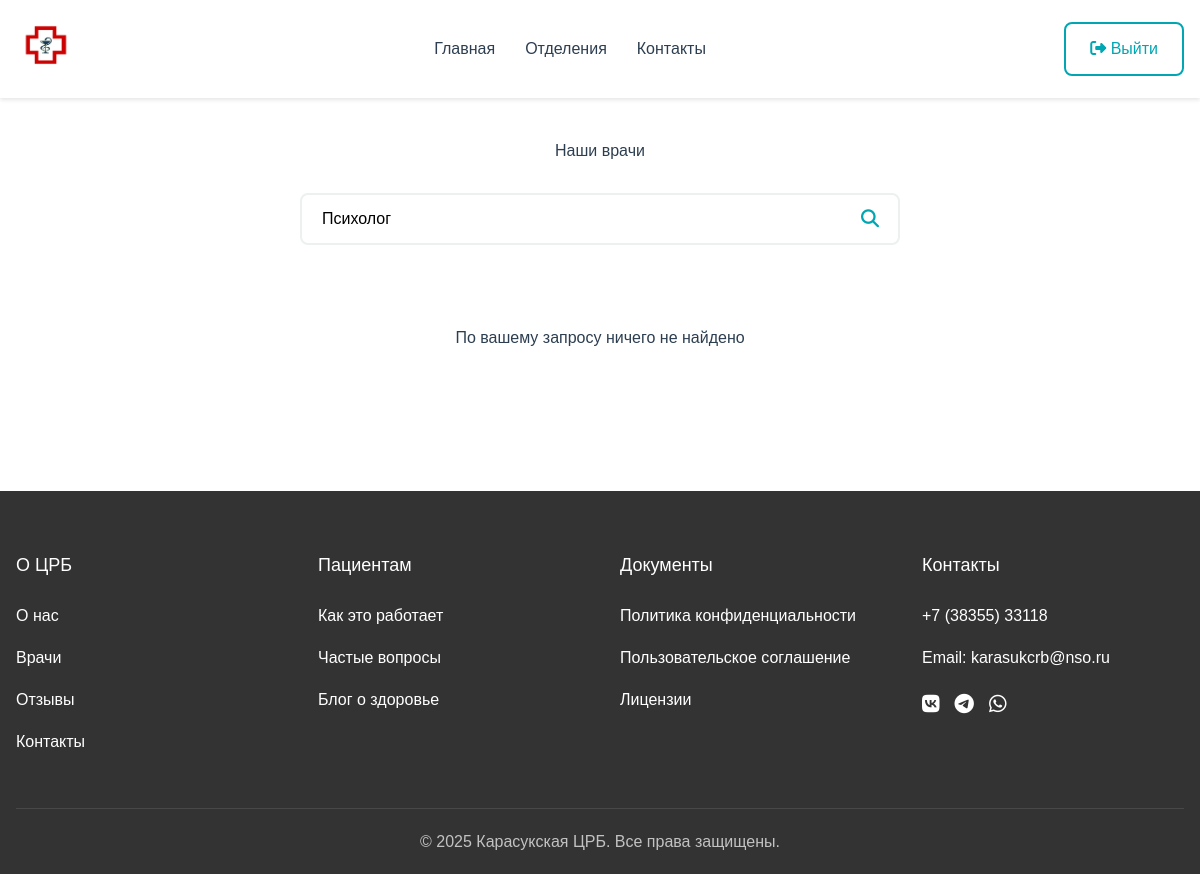
The page /doctors.php?search=Психолог on the database as committed earlier.
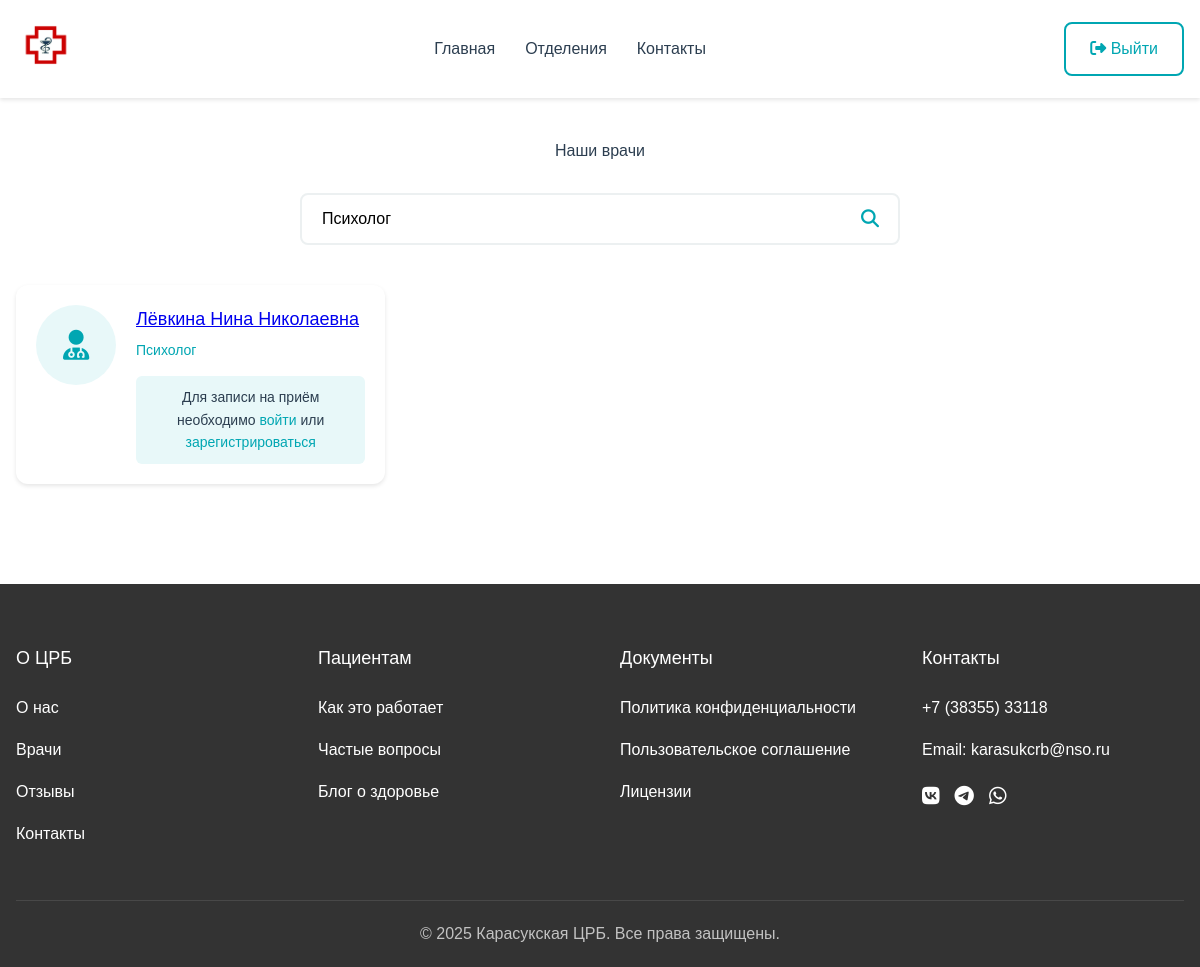
The same page on the database as committed later.
### tables this page shows
CREATE TABLE `users` (
  `id` int(11) NOT NULL,
  `name` varchar(256) NOT NULL,
  `surname` varchar(256) NOT NULL,
  `patronymic` varchar(256) DEFAULT NULL,
  `email` varchar(256) NOT NULL,
  `phone` varchar(256) NOT NULL,
  `password` varchar(256) NOT NULL,
  `agree` tinyint(1) NOT NULL DEFAULT 0,
  `api_token` varchar(256) DEFAULT NULL,
  `type` varchar(20) DEFAULT 'patient',
  `specialization` varchar(256) DEFAULT NULL,
  `created_at` timestamp NOT NULL DEFAULT current_timestamp()
);

### doctors.php (the view, shortened to what this page needs)
<?php
include_once('api/db.php');
$search = isset($_GET['search']) ? trim($_GET['search']) : '';
$sql = "
    SELECT id, name, surname, patronymic, specialization
    FROM users
    WHERE type = 'doctor'
";
if (!empty($search)) {
    $sql .= " AND (
        CONCAT(surname, ' ', name, ' ', COALESCE(patronymic, '')) LIKE ?
        OR specialization LIKE ?
    )";
}
$sql .= " ORDER BY surname, name";
$stmt = $db->prepare($sql);
if (!empty($search)) {
    $searchParam = "%{$search}%";
    $stmt->execute([$searchParam, $searchParam]);
} else {
    $stmt->execute();
}
$doctors = $stmt->fetchAll();
?>
<!DOCTYPE html>
<html lang="ru">
<head>
    <link rel="stylesheet" href="styles/settings.css">
    <link rel="stylesheet" href="styles/pages/doctors.css">
    <link rel="stylesheet" href="https://cdnjs.cloudflare.com/ajax/libs/font-awesome/6.5.1/css/all.min.css">
</head>
<body>
     <header class="header">
        <div class="container">
            <div class="header__wrapper">
                <div class="logo">
                    <a href="index.php">
                        <img src="img/logo2.png" alt="Логотип ЦРБ">
                    </a>
                </div>
                <nav class="main-nav">
                    <ul class="main-nav__list">
                        <li><a href="index.php">Главная</a></li>
                        <li><a href="departments.php">Отделения</a></li>
                        <li><a href="contacts.php">Контакты</a></li>
                    </ul>
                </nav>
                <div class="auth-buttons">
                    <a href="api/logout.php" class="btn btn--secondary">
                        <i class="fas fa-sign-out-alt"></i> Выйти
                    </a>
                </div>
            </div>
        </div>
    </header>
    <main class="container">
        <section class="doctors-section">
            <h1>Наши врачи</h1>
            <form class="search-form" action="" method="GET">
                <div class="search-wrapper">
                    <input type="text"
                           name="search"
                           value="<?= htmlspecialchars($search) ?>"
                           placeholder="Поиск по ФИО или специализации"
                           class="search-input">
                    <button type="submit" class="search-button">
                        <i class="fas fa-search"></i>
                    </button>
                </div>
            </form>
            <div class="doctors-grid">
                <?php if (empty($doctors)): ?>
                    <div class="no-results">
                        <p>По вашему запросу ничего не найдено</p>
                    </div>
                <?php else: ?>
                    <?php foreach ($doctors as $doctor): ?>
                        <div class="doctor-card">
                            <div class="doctor-photo">
                                <i class="fas fa-user-md"></i>
                            </div>
                            <div class="doctor-info">
                                <h3>
                                    <a href="doctor.php?id=<?= $doctor['id'] ?>">
                                        <?= htmlspecialchars($doctor['surname'] . ' ' . $doctor['name'] . ' ' . $doctor['patronymic']) ?>
                                    </a>
                                </h3>
                                <p class="specialization"><?= htmlspecialchars($doctor['specialization']) ?></p>
                                <?php if (isset($_SESSION['token'])): ?>
                                    <a href="appointment.php?doctor_id=<?= $doctor['id'] ?>" class="btn btn--primary">Записаться на приём</a>
                                <?php else: ?>
                                    <div class="auth-prompt">
                                        <p>Для записи на приём необходимо
                                           <a href="login.php">войти</a> или
                                           <a href="register.php">зарегистрироваться</a>
                                        </p>
                                    </div>
                                <?php endif; ?>
                            </div>
                        </div>
                    <?php endforeach; ?>
                <?php endif; ?>
            </div>
        </section>
    </main>
    <?php include 'includes/footer.php'; ?>
</body>
</html>

Rows that differ between the two databases and show on the page:
added users: surname+name+patronymic "Лёвкина Нина Николаевна", specialization "Психолог"
Other text that changed with them:
text no longer shown: "По вашему запросу ничего не найдено"
